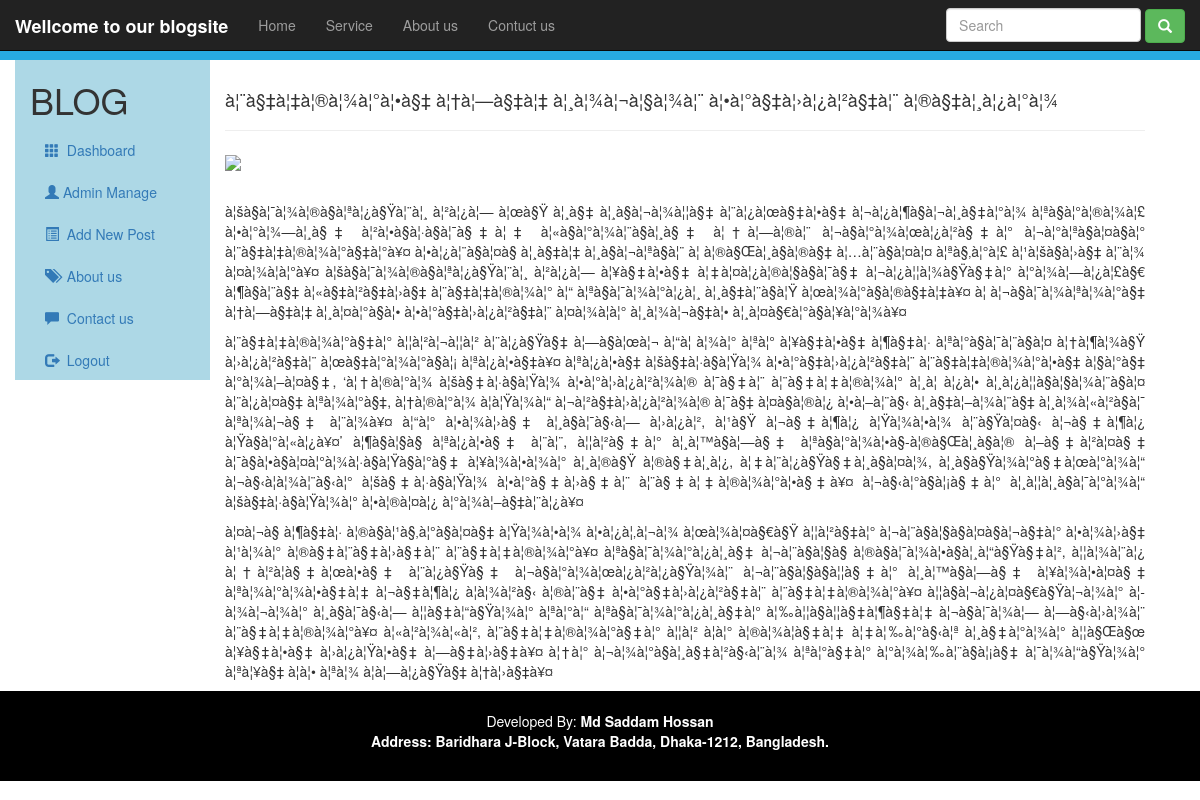
The page /FullPost.php (signed in) on the database its author committed.
### tables this page shows
CREATE TABLE `post` (
  `id` int(20) NOT NULL,
  `title` text NOT NULL,
  `content` text NOT NULL,
  `user_id` int(20) NOT NULL,
  `category` varchar(200) NOT NULL,
  `image` varchar(200) NOT NULL,
  `author` varchar(50) NOT NULL,
  `datetime` varchar(100) NOT NULL
);

### FullPost.php (the view, shortened to what this page needs)
<?php
require "header.php";
?>
<!DOCTYPE html>
<html>
<head>
	<link rel="stylesheet" href="https://maxcdn.bootstrapcdn.com/bootstrap/3.3.7/css/bootstrap.min.css">
	<link rel="stylesheet" type="text/css" href="style.css">
</head>
<body>
<div class ="container-fluid">
<div class="raw">
<div class="col-sm-2" style="background-color:lightblue">
<h1 >BLOG</h1>
<ul class="nav nav-pills nav-stacked">
<li><a href="dashboard.php">
<span class="glyphicon glyphicon-th"></span>&nbsp;&nbsp;Dashboard</a></li>
<li><a href="admin.php">
<span class="glyphicon glyphicon-user"></span>&nbsp;Admin Manage</a></li>
<li><a href="new_post.php">
<span class="glyphicon glyphicon-list-alt"></span>&nbsp;&nbsp;Add New Post</a></li>
<li><a href="about.php">
<span class="glyphicon glyphicon-tags"></span>&nbsp;&nbsp;About us</a></li>
<li><a href="contact.php">
<span class="glyphicon glyphicon-comment"></span>&nbsp;&nbsp;Contact us</a></li>
<li><a href="logout.php">
<span class="glyphicon glyphicon-log-out"></span>&nbsp;&nbsp;Logout</a></li>
</ul>
</div>
</div>
	<div class="container-fluid">
	<div class="col-sm-10">
		<?php
        include "db_controller.php";
		     $sql="SELECT * FROM post";
		     $result = mysqli_query($conn, $sql);
		      $row = mysqli_fetch_array($result);
				echo "<br>";
				echo '<h4>'.$row["title"] . '</h4>';
				echo "<hr>";
				echo "<img src='Upload/". $row['image']."' style='width:500px; height=300px;'><br><br>";
				echo "<div align='justify'>";
				echo '<p style="Font-size: 80px;">'.$row["content"].'</p>';
                echo "</div>";
		?>
		</div>
		</div>
	</div>
	<?php require "footer.php";?>
</body>
</html>

### rows shown on the page
post: title "à¦¨à§‡à¦‡à¦®à¦¾à¦°à¦•à§‡ à¦†à¦—à§‡à¦‡ à¦¸à¦¾à¦¬à¦§à¦¾à¦¨ à¦•à¦°à§‡à¦›à¦¿à¦²à§‡à¦¨ à¦®à§‡à¦¸à¦¿à¦°à¦¾", content "à¦šà§à¦¯à¦¾à¦®à§à¦ªà¦¿à§Ÿà¦¨à¦¸ à¦²à¦¿à¦— à¦œà§Ÿ à¦¸à§‡ à¦¸à§à¦¬à¦¾à¦¦à§‡ à¦¨à¦¿à¦œà§‡à¦•à§‡ à¦¬à¦¿à¦¶à§à¦¬à¦¸à§‡à¦°à¦¾ à¦ªà§à¦°à¦®à¦¾à¦£ à¦•à¦°à¦¾—à¦¸à§‡ à¦²à¦•à§à¦·à§à¦¯à§‡à¦‡ à¦«à§à¦°à¦¾à¦¨à§à¦¸à§‡ à¦†à¦—à¦®à¦¨ à¦¬à§à¦°à¦¾à¦œà¦¿à¦²à§‡à¦° à¦¬à¦°à¦ªà§à¦¤à§à¦° à¦¨à§‡à¦‡à¦®à¦¾à¦°à§‡à¦°à¥¤ à¦•à¦¿à¦¨à§à¦¤à§ à¦¸à§‡à¦‡ à¦¸à§à¦¬à¦ªà§à¦¨ à¦ à¦®à§Œà¦¸à§à¦®à§‡ à¦…à¦¨à§à¦¤à¦¤ à¦ªà§‚à¦°à¦£ à¦¹à¦šà§à¦›à§‡ à¦¨à¦¾ à¦¤à¦¾à¦à¦°à¥¤ à¦šà§à¦¯à¦¾à¦®à§à¦ªà¦¿à§Ÿà¦¨à¦¸ à¦²à¦¿à¦— à¦¥à§‡à¦•à§‡ à¦‡à¦¤à¦¿à¦®à¦§à§à¦¯à§‡ à¦¬à¦¿à¦¦à¦¾à§Ÿà§‡à¦° à¦°à¦¾à¦—à¦¿à¦£à§€ à¦¶à§à¦¨à§‡ à¦«à§‡à¦²à§‡à¦›à§‡ à¦¨à§‡à¦‡à¦®à¦¾à¦° à¦“ à¦ªà§à¦¯à¦¾à¦°à¦¿à¦¸ à¦¸à§‡à¦¨à§à¦Ÿ à¦œà¦¾à¦°à§à¦®à§‡à¦‡à¥¤ à¦…"
